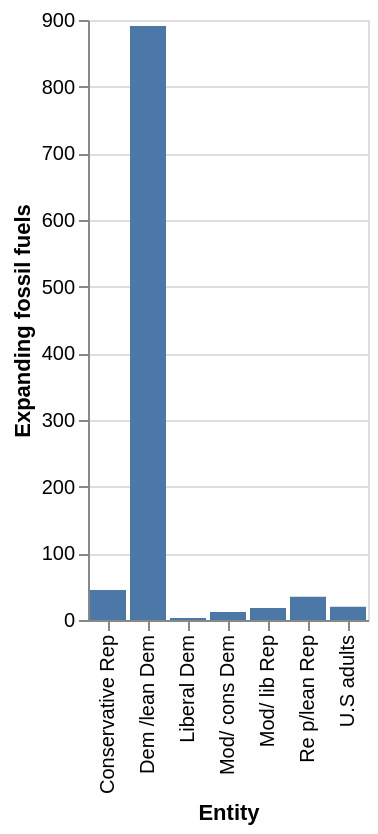

The Vega-Lite source for this figure:
### Vega-Lite specification from a JSON file in a GitHub repository (floating-point values rounded to 4 significant figures)
{"$schema": "https://vega.github.io/schema/vega-lite/v5.json", "description": "Bar chart auto-generated from CSV", "data": {"values": [{"Entity": "Liberal Dem", "Expanding fossil fuels": "3", "Developing alternative energy": "97"}, {"Entity": "Mod/ cons Dem", "Expanding fossil fuels": "12", "Developing alternative energy": "88"}, {"Entity": "Mod/ lib Rep", "Expanding fossil fuels": "18", "Developing alternative energy": "81"}, {"Entity": "Conservative Rep", "Expanding fossil fuels": "45", "Developing alternative energy": "54"}, {"Entity": "Dem /lean Dem", "Expanding fossil fuels": "891", "Developing alternative energy": "91"}, {"Entity": "Re p/lean Rep", "Expanding fossil fuels": "35", "Developing alternative energy": "65"}, {"Entity": "U.S adults", "Expanding fossil fuels": "20", "Developing alternative energy": "79"}]}, "mark": "bar", "encoding": {"x": {"field": "Entity", "type": "ordinal"}, "y": {"field": "Expanding fossil fuels", "type": "quantitative"}}}
